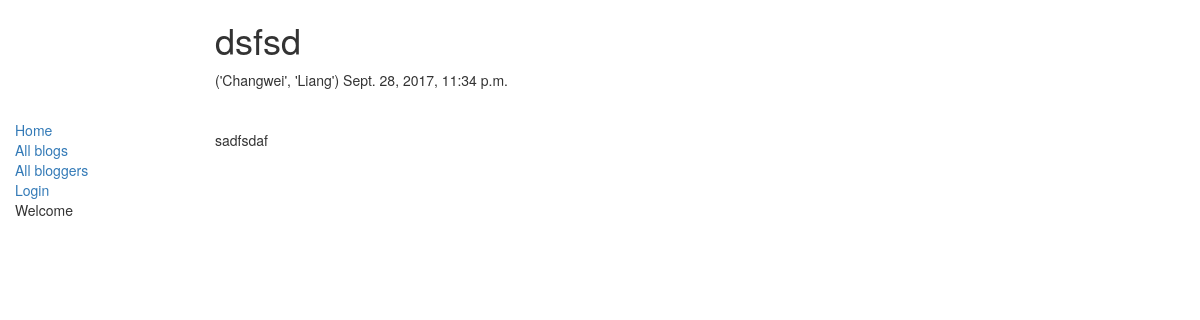
Page /19/detail/ on the committed database.
### blog/models.py (models this page shows, shortened)
class MyPost(models.Model):
    author = models.ForeignKey(settings.AUTH_USER_MODEL, on_delete=models.CASCADE)
    title = models.CharField(max_length=100)
    content = models.TextField(blank=True)
    tags = models.CharField(max_length=20, null=True, blank=True)
    published_time = models.DateTimeField(default=timezone.now)
    created_time = models.DateTimeField(default=timezone.now)
    is_draft = models.BooleanField(default=False)
    class Meta:
        ordering = ['published_time']

### my_auth/models.py (models this page shows)
class User(models.AbstractUser):
    pass

### blog/views.py (the view)
# urls.py: url(r'^(?P<pk>\d+)/detail/$', views.blog_detail, name='blog_detail'),
def blog_detail(request, pk):
    blog = get_object_or_404(models.MyPost, pk=pk)
    template_name = 'blog/blog_detail.html'
    context = {
        'blog': blog
    }
    return render(request, template_name, context)

### blog/templatetags/blog_tag.py (called while the page is built)
@register.simple_tag
def real_name_or_username(blog):
    if blog.author.first_name and blog.author.last_name:
        return format_html('%s' % blog.author.first_name), format_html(blog.author.last_name)
    else:
        return blog.author.username

### blog/templates/blog/blog_detail.html (shortened to what this page needs)
{% extends 'blog/base.html' %}
{% load blog_tag %}
{% block content %}
    <h1>{{ blog.title }}</h1>
    <p1>{% real_name_or_username blog %}</p1>
    <p2>{{ blog.published_time }}</p2></br></br></br>
    <p3>{{ blog.content }}</p3>
{% endblock %}

### rows in the picture
MyPost: title "dsfsd", author.last_name "('Changwei', 'Liang')", published_time "Sept. 28, 2017, 11:34 p.m.", content "sadfsdaf"
